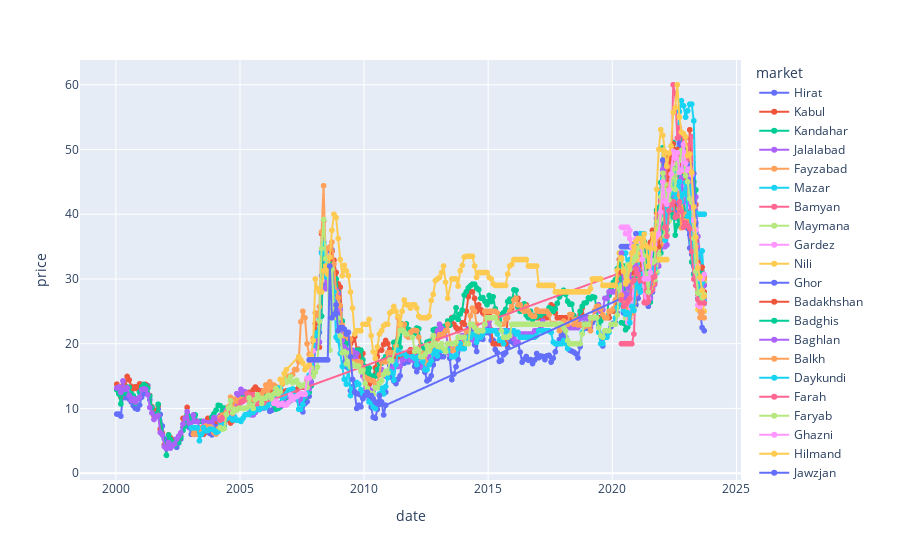

Notebook code for this chart:
### Code cell
import plotly.express as px
fig = px.line(wheat, x='date', y='price', color='market', markers=True)
fig.show()
